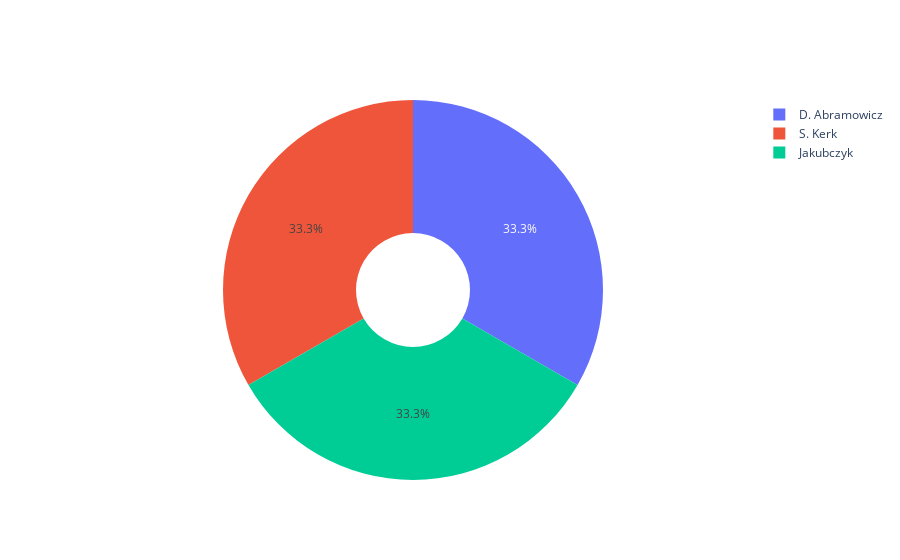

The cell this chart's notebook holds for it:
### Code cell
values = data['Assist'].value_counts()

fig = go.Figure(data=[go.Pie(labels=data.Player, values=values, hole=0.3)])
fig.show()
fig.write_html('Assists.html')

### Figure 1 — Plotly figure (JSON) as saved in the notebook; plotly's stock layout.template omitted (floating-point values rounded to 4 significant figures)
{"data": [{"hole": 0.3, "labels": ["D. Abramowicz", "S. Kerk", "Jakubczyk", "Espiau"], "type": "pie", "values": [1, 1, 1]}], "layout": {}}
